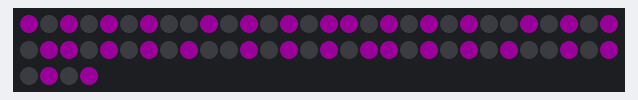
The sketch below on a simulated Arduino Uno, built with avr-gcc and run on an emulated ATmega328P. Parts: 64 RGB LEDs in strip order, left to right, continuing on the next row. Dim RGB values are drawn brighter than linear.

Above: at 0.1 s.

The sketch:

Neo7.ino
```cpp
#include <Adafruit_NeoPixel.h>
Adafruit_NeoPixel strip (64,6);

boolean off=true;
void setup() {
  // put your setup code here, to run once:
strip.begin();
strip.setBrightness(25);
strip.clear();
}

void loop() {
  for(int i=0; i<strip.numPixels();i++){
     if(i%8==0){
      off=!off;
     }
    if(off==true){
      strip.setPixelColor(i,0,0,0);
      off=!off;
    }
    else if(off==false){
      strip.setPixelColor(i,255,0,255);
      off=!off;
      }
  }
  strip.show();
  }
```
